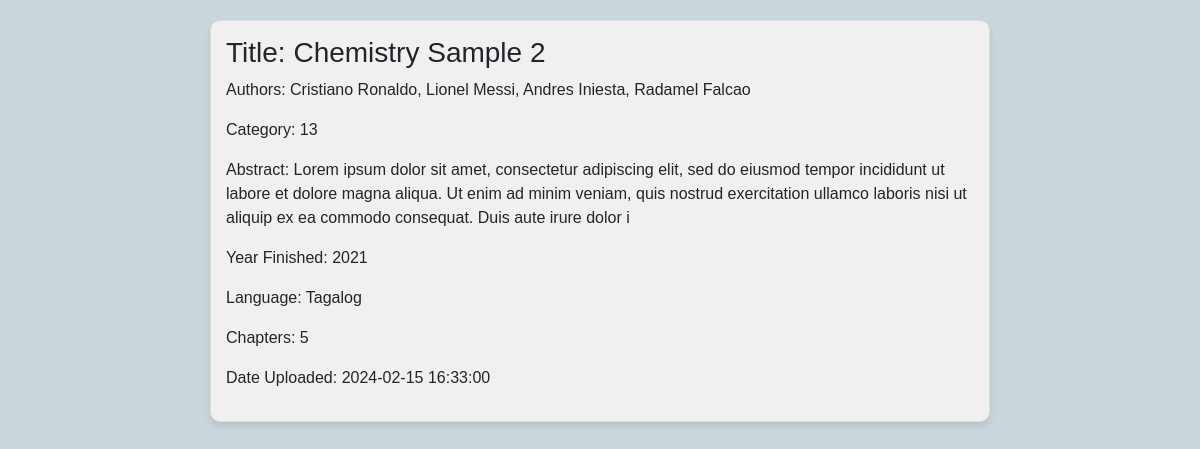
/latest.php, run on the app's committed database.
### tables this page shows
CREATE TABLE `researches` (
  `id` int(11) UNSIGNED NOT NULL,
  `name` varchar(255) NOT NULL,
  `file` varchar(255) NOT NULL,
  `authors` varchar(255) NOT NULL,
  `language` varchar(255) NOT NULL,
  `chapters` int(11) NOT NULL,
  `school_year` int(11) NOT NULL,
  `abstract` varchar(255) NOT NULL,
  `category_id` int(11) NOT NULL,
  `meta_title` varchar(191) NOT NULL,
  `meta_keywords` mediumtext NOT NULL,
  `meta_description` mediumtext NOT NULL,
  `created_at` timestamp NOT NULL DEFAULT current_timestamp(),
  `featured` tinyint(4) NOT NULL,
  `is_verified` tinyint(4) NOT NULL DEFAULT 0,
  `register_user_id` int(11) NOT NULL
);

### latest.php (the view, shortened to what this page needs)
<?php
$con = mysqli_connect("localhost","root","","project");
?>
<!DOCTYPE html>
<html>
<head>
    <link rel="stylesheet" href="https://cdnjs.cloudflare.com/ajax/libs/font-awesome/6.1.0/css/all.min.css">
    <link rel="stylesheet" href="https://maxcdn.bootstrapcdn.com/bootstrap/4.5.2/css/bootstrap.min.css">
    <link rel="stylesheet" href="https://cdnjs.cloudflare.com/ajax/libs/font-awesome/4.7.0/css/font-awesome.min.css">
    <link rel="stylesheet" href="dashboard.css">
</head>
<body>
<?php
$squery = mysqli_query($con, "SELECT * FROM researches WHERE is_verified = 1 ORDER BY school_year DESC LIMIT 10");
while (($result = mysqli_fetch_assoc($squery))) {
    $category_id = $result['category_id'];
    $category_id = mysqli_real_escape_string($con, $category_id);
    $selectQuery = "SELECT * from researches WHERE category_id = $category_id";
    $category_squery = mysqli_query($con, $selectQuery);
?>
<div class="research_container">
    <div>
<h3>Title: <?php echo $result['name']; ?></h3>
        <p class="authors">Authors: <?php echo $result['authors']; ?></p>
        <p class = "category_id">Category: <?php echo $result['category_id']; ?></p>
        <p class = "abstract">Abstract: <?php echo $result['abstract']; ?></p>
        <p class = "school_year">Year Finished: <?php echo $result['school_year']; ?></p>
        <p class = "language">Language: <?php echo $result['language']; ?></p>
        <p class = "chapters">Chapters: <?php echo $result['chapters']; ?></p>
        <p class = "date">Date Uploaded: <?php echo $result['created_at']; ?></p>
 </div>
</div>
<?php
                            }
    ?>
</body>
</html>

### dashboard.css (style rules this page uses)
body { position: relative; overflow-x: hidden; background-color: #c9d7dd; font-family: Arial, sans-serif; }
.research_container { width: 65%; margin: 20px auto; padding: 15px; background-color: #f0f0f0; border: 1px solid #ddd; border-radius: 10px; box-shadow: 0 4px 6px rgba(0, 0, 0, 0.1); }

### data on the page
researches: name "Chemistry Sample 2", authors "Cristiano Ronaldo, Lionel Messi, Andres Iniesta, Radamel Falcao", category "13", abstract "Lorem ipsum dolor sit amet, consectetur adipiscing elit, sed do eiusmod tempor incididunt ut labore et dolore magna aliqua. Ut enim ad minim veniam, quis nostrud exercitation ullamco laboris nisi ut aliquip ex ea commodo consequat. Duis aute irure dolor i", school_year "2021", language "Tagalog", chapters "5", created_at "2024-02-15 16:33:00"
